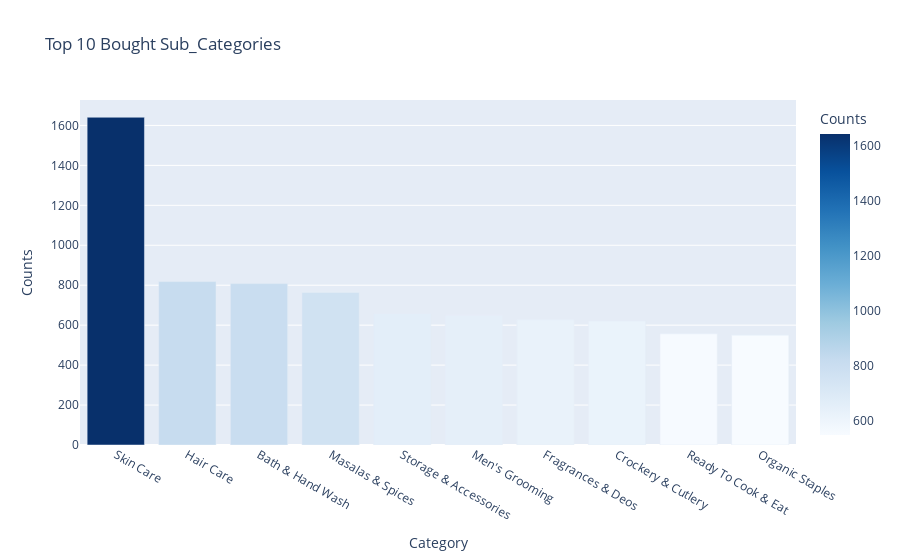

The code cell stored with this chart in its notebook:
### Code cell
px.bar(data_frame=counts_df_1,
 x='Category',
 y='Counts',
 color='Counts',
 color_continuous_scale='blues',
 title=f'Top 10 Bought Sub_Categories')

### Figure 1 — Plotly figure (JSON) as saved in the notebook; plotly's stock layout.template omitted (floating-point values rounded to 4 significant figures)
{"data": [{"alignmentgroup": "True", "hovertemplate": "Category=%{x}<br>Counts=%{marker.color}<extra></extra>", "legendgroup": "", "marker": {"color": [1641, 818, 808, 764, 658, 649, 627, 621, 557, 550], "coloraxis": "coloraxis", "pattern": {"shape": ""}}, "name": "", "offsetgroup": "", "orientation": "v", "showlegend": false, "textposition": "auto", "type": "bar", "x": ["Skin Care", "Hair Care", "Bath & Hand Wash", "Masalas & Spices", "Storage & Accessories", "Men's Grooming", "Fragrances & Deos", "Crockery & Cutlery", "Ready To Cook & Eat", "Organic Staples"], "xaxis": "x", "y": [1641, 818, 808, 764, 658, 649, 627, 621, 557, 550], "yaxis": "y"}], "layout": {"barmode": "relative", "coloraxis": {"colorbar": {"title": {"text": "Counts"}}, "colorscale": [[0, "rgb(247,251,255)"], [0.125, "rgb(222,235,247)"], [0.25, "rgb(198,219,239)"], [0.375, "rgb(158,202,225)"], [0.5, "rgb(107,174,214)"], [0.625, "rgb(66,146,198)"], [0.75, "rgb(33,113,181)"], [0.875, "rgb(8,81,156)"], [1, "rgb(8,48,107)"]]}, "legend": {"tracegroupgap": 0}, "title": {"text": "Top 10 Bought Sub_Categories"}, "xaxis": {"anchor": "y", "domain": [0, 1], "title": {"text": "Category"}}, "yaxis": {"anchor": "x", "domain": [0, 1], "title": {"text": "Counts"}}}}
